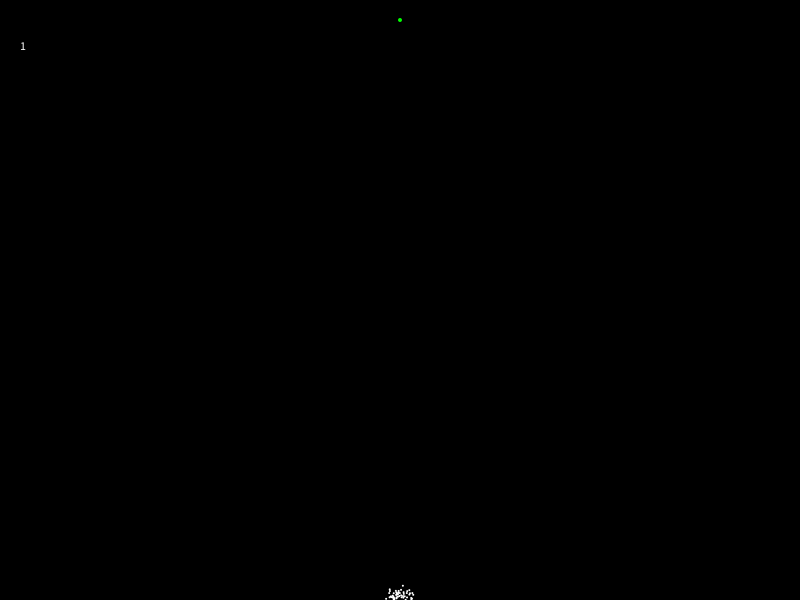
Frame 1 (no input)
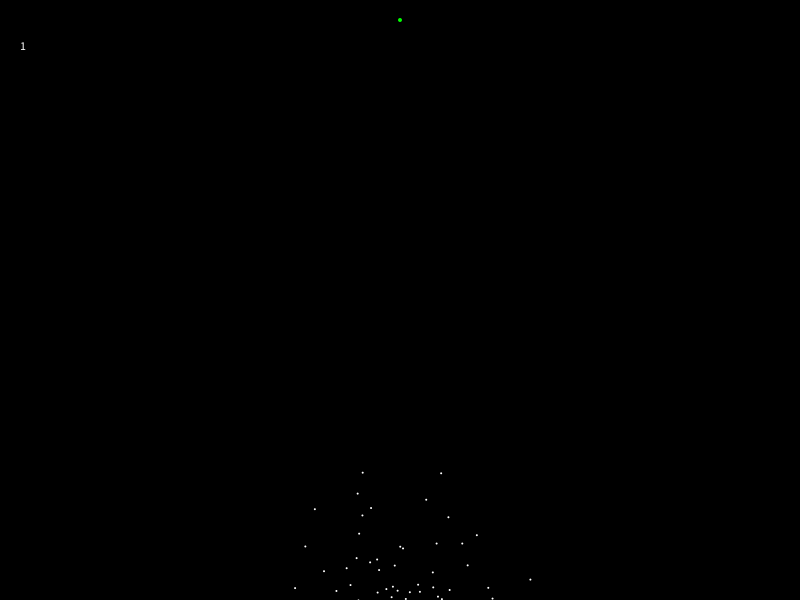
Frame 60 (the mouse pressed at the canvas centre just before this capture)
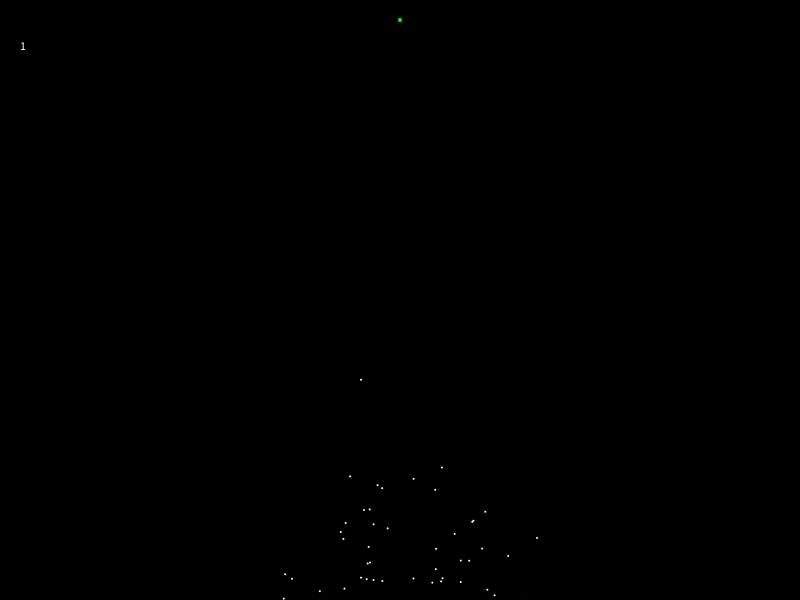
Frame 120 (the mouse held since frame 60 and released just before this capture)

The Processing sketch that drew these frames (run headless with seeded random() and noise(); from frame 60 on, the mouse is pressed at the canvas centre):

// Processing sketch: Dot_Learning
// ── Dot_Learning.pde
float DOT_ACC=0.02;
float GENE_SIZE=30;
ArrayList<Dot> pop;
int Generation=1;
boolean genend=false;
void setup() {
  size(800, 600);
  pop= new ArrayList<Dot>();

  for (int i=0; i<100; i++) {
    pop.add(new Dot());
  }
}

void draw() {
  background(0);
  fill(0, 255, 0);
  noStroke();
  ellipse(width/2, 20, 4, 4);
  if (!genend)
    for (Dot d : pop) {
      d.update();
      d.show();
      d.fitness();
    } else {
    Generation++;
    naturalSelection();
    mutation();
    genend = false;
  }

  text(Generation, 20, 50, 10);
}

// ── Dot.pde
class Dot {
  PVector pos;
  PVector vel;
  int i=0;
  float fitness;

  ArrayList<PVector> directions = new ArrayList<PVector>();

  Dot() {
    pos = new PVector(width/2, height);
    for (int i=0; i<300; i++) {
      directions.add(PVector.random2D().mult(random(3, 15)));
    }
  }
  
  Dot(Dot Best){
    pos = new PVector(width/2, height);
    for (int i=0; i<300; i++) {
      directions.add(Best.directions.get(i));
    }  
  }

  void update() {
    vel= directions.get(i);
    pos.add(vel); 
    i++;
    vel.limit(10);
    if (i>=directions.size()) {
      genend=true;
      i=0;
    }
  }

  void show() {
    fill(255);
    noStroke();
    ellipse(pos.x, pos.y, 2, 2);
  }

  float fitness() {
    float f=dist(this.pos.x, this.pos.y, width/2, 20);
    return f;
  }
}

// ── mutation.pde
void mutation() {
  for (int i=0; i<pop.size(); i++) {
    for (int j=0; j<30; j++) {
      PVector t=PVector.random2D();
      pop.get(i).directions.get(j).add(t.mult(random(0.2,0.5)));
    }
  }
}

// ── naturalSelection.pde
void naturalSelection() {
  float min=99999999;
  int minIndex=-1;
  for (int i=0; i<pop.size(); i++) {

    if (pop.get(i).fitness<min) {
      min= pop.get(i).fitness;
      minIndex=i;
    }
  }

  Dot best = pop.get(minIndex);
  for(int i=0;i<pop.size();i++){
    pop.remove(pop.get(i));
  }
  for(int i=0;i<100;i++){
    pop.add(best);
  }
}
